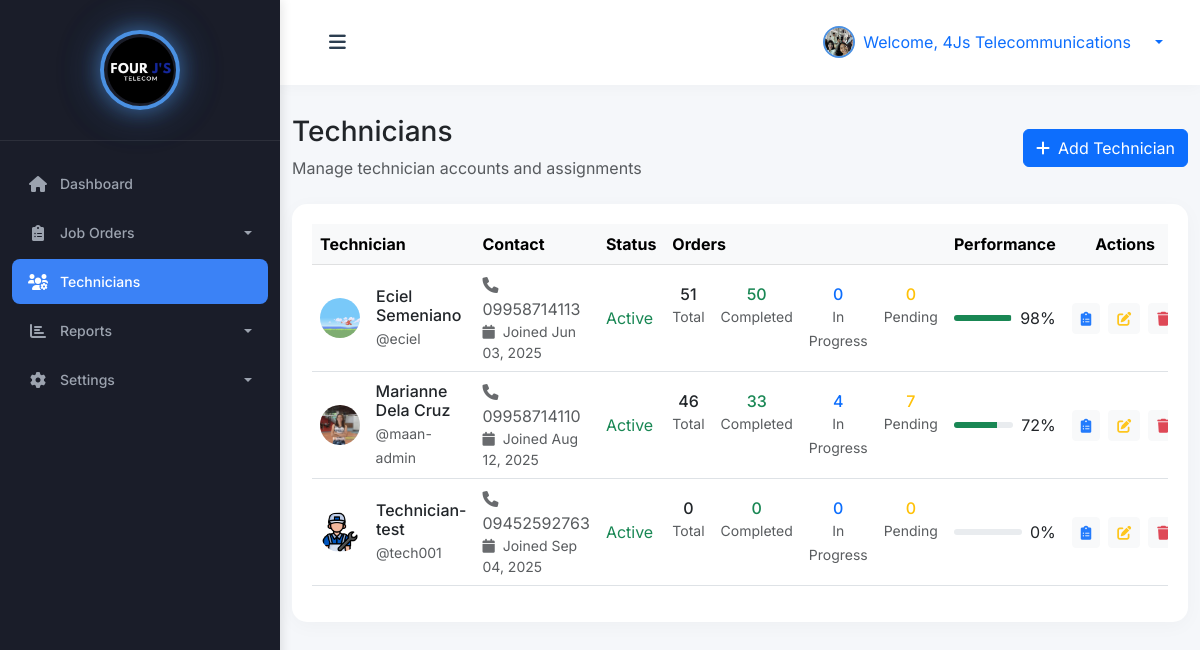
Page /admin/technicians.php (signed in) on the committed database.
### tables this page shows
CREATE TABLE `technicians` (
  `id` int(11) NOT NULL,
  `username` varchar(50) NOT NULL,
  `password` varchar(255) NOT NULL,
  `name` varchar(100) NOT NULL,
  `email` varchar(100) DEFAULT NULL,
  `phone` varchar(20) NOT NULL,
  `profile_picture` varchar(255) DEFAULT NULL,
  `created_at` timestamp NOT NULL DEFAULT current_timestamp(),
  `updated_at` timestamp NOT NULL DEFAULT current_timestamp() ON UPDATE current_timestamp()
);

### admin/technicians.php (the view, shortened to what this page needs)
<?php
try {
    $pdo = new PDO("mysql:host=" . DB_HOST . ";dbname=" . DB_NAME, DB_USER, DB_PASS);
    $pdo->setAttribute(PDO::ATTR_ERRMODE, PDO::ERRMODE_EXCEPTION);
    $stmt = $pdo->prepare("SELECT name, profile_picture FROM admins WHERE id = ?");
    $stmt->execute([$_SESSION['user_id']]);
    $admin = $stmt->fetch(PDO::FETCH_ASSOC);
    $stmt = $pdo->query("
        SELECT
            t.*,
            COUNT(DISTINCT jo.id) as total_orders,
            SUM(CASE WHEN jo.status = 'completed' THEN 1 ELSE 0 END) as completed_orders,
            SUM(CASE WHEN jo.status = 'in_progress' THEN 1 ELSE 0 END) as in_progress_orders,
            SUM(CASE WHEN jo.status = 'pending' THEN 1 ELSE 0 END) as pending_orders
        FROM technicians t
        LEFT JOIN job_orders jo ON t.id = jo.assigned_technician_id
        GROUP BY t.id
        ORDER BY t.name ASC
    ");
    $technicians = $stmt->fetchAll(PDO::FETCH_ASSOC);
} catch (PDOException $e) {
    die("Database error: " . $e->getMessage());
}
require_once 'includes/header.php';
?>
<body></body>
 <div class="wrapper">
        <?php
        require_once 'includes/sidebar.php';
        ?>
        <div id="content">
            <nav class="navbar navbar-expand-lg navbar-light bg-white">
                <div class="container-fluid">
                    <button type="button" id="sidebarCollapse" class="btn">
                        <i class="fas fa-bars"></i>
                    </button>
                    <div class="ms-auto d-flex align-items-center">
                        <div class="dropdown">
                            <a class="d-flex align-items-center text-decoration-none dropdown-toggle" href="#" id="userDropdown" role="button" data-bs-toggle="dropdown">
                                <img src="<?= !empty($admin['profile_picture']) ? '../' . htmlspecialchars($admin['profile_picture']) : 'https://ui-avatars.com/api/?name=' . urlencode($admin['name'] ?: 'Admin') . '&background=1a237e&color=fff' ?>"
                                     alt="Admin"
                                     class="rounded-circle me-2"
                                     width="32"
                                     height="32"
                                     style="object-fit: cover; border: 2px solid #4A90E2;">
                                <span class="me-3">Welcome, <?= htmlspecialchars($admin['name'] ?: 'Admin') ?></span>
                            </a>
                        </div>
                    </div>
                </div>
            </nav>
<div class="container mt-4">
    <div class="d-flex justify-content-between align-items-center mb-4">
        <div>
            <h3>Technicians</h3>
            <p class="text-muted mb-0">Manage technician accounts and assignments</p>
        </div>
        <button type="button" class="btn btn-primary" data-bs-toggle="modal" data-bs-target="#addTechnicianModal">
            <i class="fas fa-plus me-2"></i>Add Technician
        </button>
    </div>
                <div class="card">
                    <div class="card-body">
                        <div class="table-responsive">
                            <table class="table table-hover align-middle">
                                <thead class="table-light">
                                    <tr>
                                        <th>Technician</th>
                                        <th>Contact</th>
                                        <th>Status</th>
                                        <th>Orders</th>
                                        <th>Performance</th>
                                        <th class="text-center">Actions</th>
                                    </tr>
                                </thead>
                                <tbody>
                                    <?php foreach ($technicians as $tech): ?>
                                    <tr>
                                        <td>
                                            <div class="d-flex align-items-center">
                                                <img src="<?= !empty($tech['profile_picture']) ? '../' . htmlspecialchars($tech['profile_picture']) : 'https://ui-avatars.com/api/?name=' . urlencode($tech['name']) . '&background=1a237e&color=fff' ?>"
                                                     alt="<?= htmlspecialchars($tech['name']) ?>"
                                                     class="rounded-circle me-3"
                                                     style="width: 40px; height: 40px; object-fit: cover;">
                                                <div>
                                                    <h6 class="mb-0"><?= htmlspecialchars($tech['name']) ?></h6>
                                                    <small class="text-muted">@<?= htmlspecialchars($tech['username']) ?></small>
                                                </div>
                                            </div>
                                        </td>
                                        <td>
                                            <div class="d-flex flex-column">
                                                <span class="text-muted">
                                                    <i class="fas fa-phone me-2"></i><?= htmlspecialchars($tech['phone']) ?>
                                                </span>
                                                <small class="text-muted">
                                                    <i class="fas fa-calendar me-2"></i>Joined <?= date('M d, Y', strtotime($tech['created_at'])) ?>
                                                </small>
                                            </div>
                                        </td>
                                        <td>
                                            <span class="text-success">Active</span>
                                        </td>
                                        <td>
                                            <div class="d-flex gap-3">
                                                <div class="text-center">
                                                    <h6 class="mb-0"><?= $tech['total_orders'] ?></h6>
                                                    <small class="text-muted">Total</small>
                                                </div>
                                                <div class="text-center">
                                                    <h6 class="mb-0 text-success"><?= $tech['completed_orders'] ?></h6>
                                                    <small class="text-muted">Completed</small>
                                                </div>
                                                <div class="text-center">
                                                    <h6 class="mb-0 text-primary"><?= $tech['in_progress_orders'] ?></h6>
                                                    <small class="text-muted">In Progress</small>
                                                </div>
                                                <div class="text-center">
                                                    <h6 class="mb-0 text-warning"><?= $tech['pending_orders'] ?></h6>
                                                    <small class="text-muted">Pending</small>
                                                </div>
                                            </div>
                                        </td>
                                        <td>
                                            <?php
                                            $completion_rate = $tech['total_orders'] > 0
                                                ? round(($tech['completed_orders'] / $tech['total_orders']) * 100)
                                                : 0;
                                            $progress_color = $completion_rate >= 70 ? 'bg-success' : ($completion_rate >= 40 ? 'bg-warning' : 'bg-danger');
                                            ?>
                                            <div class="d-flex align-items-center">
                                                <div class="progress flex-grow-1" style="height: 6px;">
                                                    <div class="progress-bar <?= $progress_color ?>" role="progressbar"
                                                         style="width: <?= $completion_rate ?>%"></div>
                                                </div>
                                                <span class="ms-2"><?= $completion_rate ?>%</span>
                                            </div>
                                        </td>
                                        <td>
                                            <div class="d-flex justify-content-center gap-2">
                                                <a href="technician-orders.php?id=<?= $tech['id'] ?>"
                                                   class="btn btn-sm btn-light"
                                                   data-bs-toggle="tooltip"
                                                   title="View Orders">
                                                    <i class="fas fa-clipboard-list text-primary"></i>
                                                </a>
                                                <button type="button"
                                                        class="btn btn-sm btn-light edit-technician-btn"
                                                        data-bs-toggle="modal"
                                                        data-bs-target="#editTechnicianModal"
                                                        data-id="<?= $tech['id'] ?>"
                                                        data-name="<?= htmlspecialchars($tech['name']) ?>"
                                                        data-username="<?= htmlspecialchars($tech['username']) ?>"
                                                        data-phone="<?= htmlspecialchars($tech['phone']) ?>"
                                                        title="Edit Technician">
                                                    <i class="fas fa-edit text-warning"></i>
                                                </button>
                                                <button type="button"
                                                        class="btn btn-sm btn-light delete-technician-btn"
                                                        data-bs-toggle="modal"
                                                        data-bs-target="#deleteTechnicianModal"
                                                        data-id="<?= $tech['id'] ?>"
                                                        data-name="<?= htmlspecialchars($tech['name']) ?>"
                                                        title="Delete Technician">
                                                    <i class="fas fa-trash text-danger"></i>
                                                </button>
                                            </div>
                                        </td>
                                    </tr>
                                    <?php endforeach; ?>
                                </tbody>
                            </table>
                        </div>
                    </div>
                </div>
</div>
        </div>
    </div>
</body>
</html>

### css/style.css (style rules this page uses)
:root { --primary-blue: #4A90E2; --secondary-blue: #5C9CE6; --light-blue: #E8F1FC; --hover-blue: #357ABD; --text-blue: #2C3E50; --success: #2ECC71; --warning: #F1C40F; --danger: #E74C3C; --info: #3498DB; --pastel-purple: #B39DDB; --pastel-pink: #F8BBD0; --pastel-green: #A5D6A7; --pastel-orange: #FFCC80; --card-1: #4A90E2; --card-2: #2ECC71; --card-3: #F1C40F; --card-4: #E74C3C; --sidebar-bg: #2C3E50; --sidebar-header: #1A252F; --sidebar-hover: #34495E; --sidebar-active: #3498DB; }
body { font-family: 'Inter', -apple-system, BlinkMacSystemFont, 'Segoe UI', Roboto, sans-serif; background: #F5F7FA; }
.dropdown-toggle::after { margin-left: 8px; }
.wrapper { display: flex; width: 100%; align-items: stretch; }
#content { margin-left: 280px; min-height: 100vh; transition: all 0.3s ease; background: #F5F7FA; padding: 0; width: calc(100% - 280px); }
@media (min-width: 769px) { #content { margin-left: 280px; width: calc(100% - 280px); } }
@media (min-width: 769px) { #sidebarCollapse { display: block !important; } }
.card { border-radius: 15px; box-shadow: 0 4px 20px rgba(0, 0, 0, 0.03); margin-bottom: 25px; border: none; transition: transform 0.3s ease, box-shadow 0.3s ease; }
.card-body { padding: 1.75rem; }
.card i { opacity: 0.9; transition: transform 0.3s ease; }
.navbar { padding: 20px 25px; background: #fff; border: none; border-radius: 0; margin-bottom: 30px; box-shadow: 0 2px 15px rgba(0, 0, 0, 0.03); }
#sidebarCollapse { background: transparent; border: none; color: var(--text-blue); font-size: 1.2rem; padding: 8px 12px; border-radius: 8px; transition: all 0.3s; }

### admin/includes/header.php (style rules this page uses)
.card { height: 100%; margin-bottom: 1rem; }
.card-body { padding: 1.25rem; }
#userDropdown { transition: all 0.2s ease; }
#userDropdown img { border: 2px solid #4A90E2; transition: all 0.2s ease; }

### rows in the picture
technicians: profile_picture (picture), name "Eciel Semeniano", username "eciel", phone "09958714113", created_at "Jun 03, 2025", total_orders "51", completed_orders "50", in_progress_orders "0", pending_orders "0", completion_rate "98"
technicians: profile_picture (picture), name "Marianne Dela Cruz", username "maan-admin", phone "09958714110", created_at "Aug 12, 2025", total_orders "46", completed_orders "33", in_progress_orders "4", pending_orders "7", completion_rate "72"
technicians: profile_picture (picture), name "Technician-test", username "tech001", phone "09452592763", created_at "Sep 04, 2025", total_orders "0", completed_orders "0", in_progress_orders "0", pending_orders "0", completion_rate "0"

### other values in the picture
$admin['name'] ?: 'Admin' "4Js Telecommunications"
